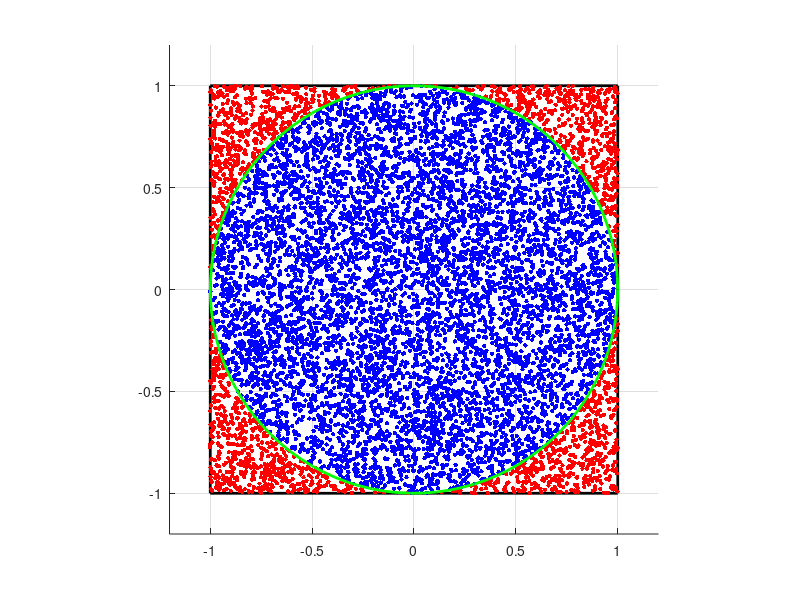

Write MATLAB code to recreate this figure. (Note: this script raises an error after producing the figure.)
N = 10000;
x = -1 + 2 * rand(N, 1); 
y = -1 + 2 * rand(N, 1); 

distances = sqrt(x.^2 + y.^2);

inliers = distances <= 1;
K = sum(inliers); 
pi_estimate = 4 * K / N;
error = abs(pi_estimate - pi);

figure;
hold on;
plot([-1 1 1 -1 -1], [-1 -1 1 1 -1], 'k-', 'LineWidth', 2);
scatter(x(inliers), y(inliers), 10, 'b', 'filled');  % Blue points
scatter(x(~inliers), y(~inliers), 10, 'r', 'filled');  % Red points
theta = linspace(0, 2*pi, 100);
plot(cos(theta), sin(theta), 'g-', 'LineWidth', 2);  % Green circle
axis equal;
axis([-1.2 1.2 -1.2 1.2]);
grid on;
hold off;
disp(["pi= " + num2str(pi_estimate) + ", error= " + num2str(error)])
